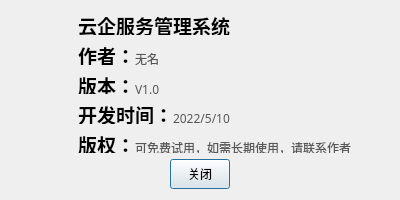
<?xml version="1.0" encoding="UTF-8"?>
<ui version="4.0">
 <class>Dialog</class>
 <widget class="QDialog" name="Dialog">
  <property name="windowModality">
   <enum>Qt::ApplicationModal</enum>
  </property>
  <property name="geometry">
   <rect>
    <x>0</x>
    <y>0</y>
    <width>400</width>
    <height>200</height>
   </rect>
  </property>
  <property name="minimumSize">
   <size>
    <width>400</width>
    <height>200</height>
   </size>
  </property>
  <property name="maximumSize">
   <size>
    <width>400</width>
    <height>200</height>
   </size>
  </property>
  <property name="font">
   <font>
    <family>Heiti SC</family>
    <bold>true</bold>
   </font>
  </property>
  <property name="acceptDrops">
   <bool>false</bool>
  </property>
  <property name="windowTitle">
   <string>关于我们</string>
  </property>
  <property name="windowIcon">
   <iconset resource="resources.qrc">
    <normaloff>:/root/resources/image/title_main.png</normaloff>:/root/resources/image/title_main.png</iconset>
  </property>
  <property name="statusTip">
   <string>关于我们</string>
  </property>
  <property name="whatsThis">
   <string>关于我们</string>
  </property>
  <property name="autoFillBackground">
   <bool>false</bool>
  </property>
  <property name="sizeGripEnabled">
   <bool>false</bool>
  </property>
  <property name="modal">
   <bool>true</bool>
  </property>
  <layout class="QVBoxLayout" name="verticalLayout_3">
   <item>
    <layout class="QHBoxLayout" name="horizontalLayout">
     <item>
      <layout class="QVBoxLayout" name="verticalLayout">
       <item>
        <widget class="QLabel" name="label">
         <property name="maximumSize">
          <size>
           <width>61</width>
           <height>71</height>
          </size>
         </property>
         <property name="text">
          <string/>
         </property>
         <property name="pixmap">
          <pixmap resource="resources.qrc">:/root/resources/image/title_main.png</pixmap>
         </property>
         <property name="scaledContents">
          <bool>true</bool>
         </property>
        </widget>
       </item>
       <item>
        <spacer name="verticalSpacer">
         <property name="maximumSize">
          <size>
           <width>23</width>
           <height>161</height>
          </size>
         </property>
         <property name="orientation">
          <enum>Qt::Vertical</enum>
         </property>
         <property name="sizeHint" stdset="0">
          <size>
           <width>20</width>
           <height>48</height>
          </size>
         </property>
        </spacer>
       </item>
      </layout>
     </item>
     <item>
      <layout class="QVBoxLayout" name="verticalLayout_2">
       <item>
        <widget class="QLabel" name="label_2">
         <property name="font">
          <font>
           <family>Heiti SC</family>
           <bold>true</bold>
          </font>
         </property>
         <property name="text">
          <string>&lt;html&gt;&lt;head/&gt;&lt;body&gt;&lt;p&gt;&lt;span style=&quot; font-size:14pt; font-weight:700;&quot;&gt;云企服务管理系统&lt;/span&gt;&lt;/p&gt;&lt;/body&gt;&lt;/html&gt;</string>
         </property>
        </widget>
       </item>
       <item>
        <widget class="QLabel" name="label_3">
         <property name="font">
          <font>
           <family>Heiti SC</family>
           <bold>false</bold>
          </font>
         </property>
         <property name="text">
          <string>&lt;html&gt;&lt;head/&gt;&lt;body&gt;&lt;p&gt;&lt;span style=&quot; font-size:14pt; font-weight:700;&quot;&gt;作者：&lt;/span&gt;&lt;span style=&quot; color:#575757;&quot;&gt;无名&lt;/span&gt;&lt;/p&gt;&lt;/body&gt;&lt;/html&gt;</string>
         </property>
        </widget>
       </item>
       <item>
        <widget class="QLabel" name="label_5">
         <property name="font">
          <font>
           <family>Heiti SC</family>
           <bold>false</bold>
          </font>
         </property>
         <property name="text">
          <string>&lt;html&gt;&lt;head/&gt;&lt;body&gt;&lt;p&gt;&lt;span style=&quot; font-size:14pt; font-weight:700;&quot;&gt;版本：&lt;/span&gt;&lt;span style=&quot; color:#575757;&quot;&gt;V1.0&lt;/span&gt;&lt;/p&gt;&lt;/body&gt;&lt;/html&gt;</string>
         </property>
        </widget>
       </item>
       <item>
        <widget class="QLabel" name="label_4">
         <property name="font">
          <font>
           <family>Heiti SC</family>
           <bold>false</bold>
          </font>
         </property>
         <property name="text">
          <string>&lt;html&gt;&lt;head/&gt;&lt;body&gt;&lt;p&gt;&lt;span style=&quot; font-size:14pt; font-weight:700;&quot;&gt;开发时间：&lt;/span&gt;&lt;span style=&quot; color:#575757;&quot;&gt;2022/5/10&lt;/span&gt;&lt;/p&gt;&lt;/body&gt;&lt;/html&gt;</string>
         </property>
        </widget>
       </item>
       <item>
        <widget class="QLabel" name="label_6">
         <property name="font">
          <font>
           <family>Heiti SC</family>
           <bold>false</bold>
          </font>
         </property>
         <property name="text">
          <string>&lt;html&gt;&lt;head/&gt;&lt;body&gt;&lt;p&gt;&lt;span style=&quot; font-size:14pt; font-weight:700;&quot;&gt;版权：&lt;/span&gt;&lt;span style=&quot; color:#575757;&quot;&gt;可免费试用，如需长期使用，请联系作者&lt;/span&gt;&lt;/p&gt;&lt;/body&gt;&lt;/html&gt;</string>
         </property>
        </widget>
       </item>
      </layout>
     </item>
    </layout>
   </item>
   <item>
    <layout class="QHBoxLayout" name="horizontalLayout_2">
     <item>
      <spacer name="horizontalSpacer">
       <property name="orientation">
        <enum>Qt::Horizontal</enum>
       </property>
       <property name="sizeHint" stdset="0">
        <size>
         <width>40</width>
         <height>20</height>
        </size>
       </property>
      </spacer>
     </item>
     <item>
      <widget class="QPushButton" name="pushButton_about_me">
       <property name="minimumSize">
        <size>
         <width>60</width>
         <height>30</height>
        </size>
       </property>
       <property name="maximumSize">
        <size>
         <width>60</width>
         <height>30</height>
        </size>
       </property>
       <property name="font">
        <font>
         <family>Heiti SC</family>
         <bold>false</bold>
        </font>
       </property>
       <property name="styleSheet">
        <string notr="true">background-color: qconicalgradient(cx:0.5, cy:0.5, angle:0, stop:0 rgba(237, 208, 22, 255), stop:0.225 rgba(166, 140, 41, 255), stop:0.267045 rgba(239, 206, 55, 255), stop:0.285 rgba(204, 181, 74, 255), stop:0.345 rgba(235, 219, 102, 255), stop:0.415 rgba(245, 236, 112, 255), stop:0.52 rgba(209, 190, 76, 255), stop:0.57 rgba(187, 156, 51, 255), stop:0.635 rgba(168, 142, 42, 255), stop:0.695 rgba(202, 174, 68, 255), stop:0.75 rgba(218, 202, 86, 255), stop:0.815 rgba(208, 187, 73, 255), stop:0.88 rgba(187, 156, 51, 255), stop:1 rgba(235, 213, 26, 255));</string>
       </property>
       <property name="text">
        <string>关闭</string>
       </property>
       <property name="icon">
        <iconset resource="resources.qrc">
         <normaloff>:/close/resources/image/close_2.svg</normaloff>:/close/resources/image/close_2.svg</iconset>
       </property>
       <property name="iconSize">
        <size>
         <width>20</width>
         <height>20</height>
        </size>
       </property>
      </widget>
     </item>
     <item>
      <spacer name="horizontalSpacer_2">
       <property name="orientation">
        <enum>Qt::Horizontal</enum>
       </property>
       <property name="sizeHint" stdset="0">
        <size>
         <width>40</width>
         <height>20</height>
        </size>
       </property>
      </spacer>
     </item>
    </layout>
   </item>
  </layout>
 </widget>
 <resources>
  <include location="../../resources/resources.qrc"/>
  <include location="resources.qrc"/>
 </resources>
 <connections/>
</ui>
